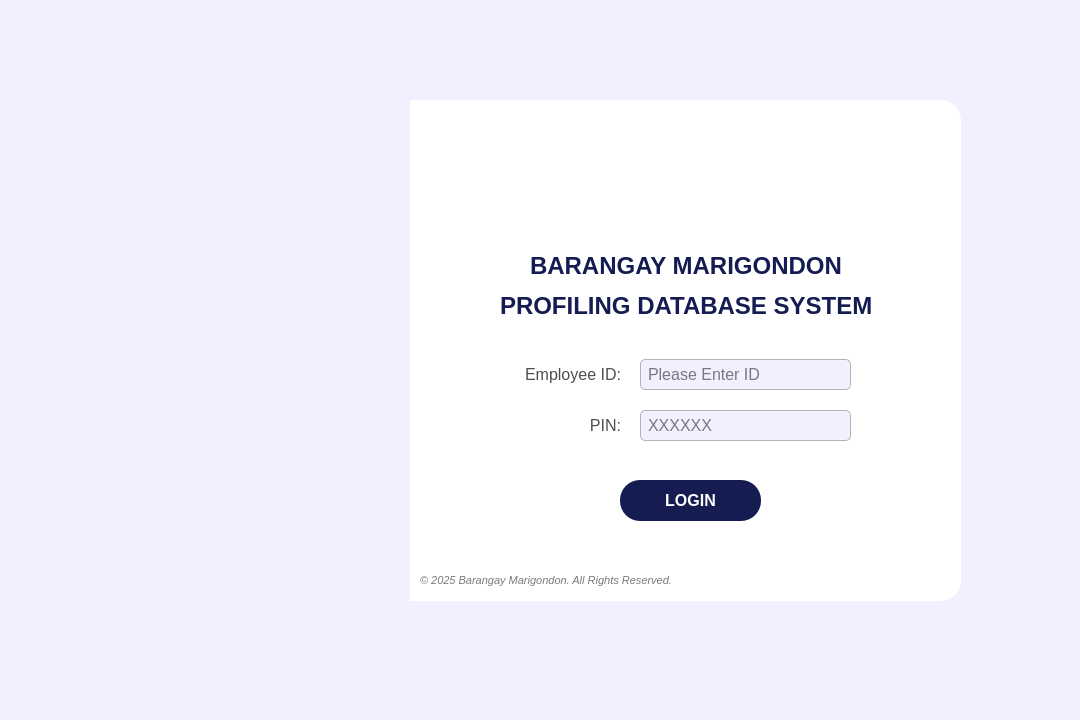
<?xml version="1.0" encoding="UTF-8"?>
<ui version="4.0">
 <class>Widget</class>
 <widget class="QWidget" name="Widget">
  <property name="geometry">
   <rect>
    <x>0</x>
    <y>0</y>
    <width>1080</width>
    <height>720</height>
   </rect>
  </property>
  <property name="sizePolicy">
   <sizepolicy hsizetype="Fixed" vsizetype="Fixed">
    <horstretch>0</horstretch>
    <verstretch>0</verstretch>
   </sizepolicy>
  </property>
  <property name="minimumSize">
   <size>
    <width>1080</width>
    <height>720</height>
   </size>
  </property>
  <property name="maximumSize">
   <size>
    <width>1080</width>
    <height>720</height>
   </size>
  </property>
  <property name="windowTitle">
   <string>Form</string>
  </property>
  <property name="autoFillBackground">
   <bool>false</bool>
  </property>
  <property name="styleSheet">
   <string notr="true">background-color: #f2efff;</string>
  </property>
  <widget class="QFrame" name="login_frameBase">
   <property name="geometry">
    <rect>
     <x>130</x>
     <y>100</y>
     <width>831</width>
     <height>501</height>
    </rect>
   </property>
   <property name="styleSheet">
    <string notr="true">#login_frameBase{
	background-color: #FFFFFF;
	border-radius: 20px;
	border: 2px solid #ffffff;
}
</string>
   </property>
   <property name="frameShape">
    <enum>QFrame::Shape::StyledPanel</enum>
   </property>
   <property name="frameShadow">
    <enum>QFrame::Shadow::Raised</enum>
   </property>
   <widget class="QFrame" name="login_frameBlue">
    <property name="geometry">
     <rect>
      <x>-1</x>
      <y>0</y>
      <width>281</width>
      <height>501</height>
     </rect>
    </property>
    <property name="styleSheet">
     <string notr="true">#login_frameBlue{
	background-color: #141c52;
	border: 2px solid #141c52;
	border-top-left-radius: 20px;  
    border-bottom-left-radius: 20px;
    border-top-right-radius: 0px; 
    border-bottom-right-radius: 0px;
}
</string>
    </property>
    <property name="frameShape">
     <enum>QFrame::Shape::StyledPanel</enum>
    </property>
    <property name="frameShadow">
     <enum>QFrame::Shadow::Raised</enum>
    </property>
    <widget class="QLabel" name="login_imagePattern">
     <property name="geometry">
      <rect>
       <x>0</x>
       <y>0</y>
       <width>291</width>
       <height>501</height>
      </rect>
     </property>
     <property name="styleSheet">
      <string notr="true"/>
     </property>
     <property name="text">
      <string/>
     </property>
     <property name="pixmap">
      <pixmap>../Assets/image_pattern.png</pixmap>
     </property>
     <property name="scaledContents">
      <bool>true</bool>
     </property>
    </widget>
   </widget>
   <widget class="QLabel" name="login_labelTitle2">
    <property name="geometry">
     <rect>
      <x>370</x>
      <y>190</y>
      <width>381</width>
      <height>31</height>
     </rect>
    </property>
    <property name="font">
     <font>
      <family>Arial</family>
      <pointsize>18</pointsize>
      <bold>true</bold>
     </font>
    </property>
    <property name="styleSheet">
     <string notr="true">background-color: transparent;
color: #141c52;</string>
    </property>
    <property name="text">
     <string>PROFILING DATABASE SYSTEM</string>
    </property>
   </widget>
   <widget class="QPushButton" name="login_buttonLogin">
    <property name="geometry">
     <rect>
      <x>490</x>
      <y>380</y>
      <width>141</width>
      <height>41</height>
     </rect>
    </property>
    <property name="font">
     <font>
      <family>Arial</family>
      <pointsize>12</pointsize>
      <bold>true</bold>
     </font>
    </property>
    <property name="cursor">
     <cursorShape>PointingHandCursor</cursorShape>
    </property>
    <property name="styleSheet">
     <string notr="true">#login_buttonLogin {
    background-color: #141c52;
    color: white;
    border-radius: 20px;
    padding: 10px; /* Optional: Adjusts spacing inside the button */
}
#login_buttonLogin:hover {
    background-color: #1a237e; /* Slightly lighter blue when hovered */
}
#login_buttonLogin:pressed {
    background-color: #0f1442; /* Darker blue when clicked */
}</string>
    </property>
    <property name="text">
     <string>LOGIN</string>
    </property>
   </widget>
   <widget class="QLineEdit" name="login_fieldEmp_id">
    <property name="geometry">
     <rect>
      <x>510</x>
      <y>259</y>
      <width>211</width>
      <height>31</height>
     </rect>
    </property>
    <property name="font">
     <font>
      <family>Arial</family>
      <pointsize>12</pointsize>
     </font>
    </property>
    <property name="styleSheet">
     <string notr="true">#login_fieldEmp_id{
	border: 1px solid #b3b3b3;  /* Black border */
    border-radius: 5px;        /* Rounded corners */
    padding: 5px;               /* Inner spacing */
    background-color: #f2efff;  /* Gray background */
    color: #000000; 
}

</string>
    </property>
    <property name="maxLength">
     <number>6</number>
    </property>
    <property name="placeholderText">
     <string>Please Enter ID</string>
    </property>
   </widget>
   <widget class="QLabel" name="login_labelPin">
    <property name="geometry">
     <rect>
      <x>380</x>
      <y>310</y>
      <width>111</width>
      <height>31</height>
     </rect>
    </property>
    <property name="font">
     <font>
      <family>Arial</family>
      <pointsize>12</pointsize>
     </font>
    </property>
    <property name="styleSheet">
     <string notr="true">#login_labelPin{
	background-color:transparent;
	color:#4f4f4f;
}</string>
    </property>
    <property name="text">
     <string>PIN:</string>
    </property>
    <property name="alignment">
     <set>Qt::AlignmentFlag::AlignRight|Qt::AlignmentFlag::AlignTrailing|Qt::AlignmentFlag::AlignVCenter</set>
    </property>
   </widget>
   <widget class="QLineEdit" name="login_fieldPin">
    <property name="geometry">
     <rect>
      <x>510</x>
      <y>310</y>
      <width>211</width>
      <height>31</height>
     </rect>
    </property>
    <property name="font">
     <font>
      <family>Arial</family>
      <pointsize>12</pointsize>
     </font>
    </property>
    <property name="styleSheet">
     <string notr="true">#login_fieldPin{
    border: 1px solid #b3b3b3;  /* Black border */
    border-radius: 5px;        /* Rounded corners */
    padding: 5px;               /* Inner spacing */
    background-color: #f2efff;  /* Gray background */
    color: #000000; 
}
</string>
    </property>
    <property name="maxLength">
     <number>6</number>
    </property>
    <property name="echoMode">
     <enum>QLineEdit::EchoMode::Password</enum>
    </property>
    <property name="placeholderText">
     <string>XXXXXX</string>
    </property>
   </widget>
   <widget class="QLabel" name="login_labelTitle1">
    <property name="geometry">
     <rect>
      <x>400</x>
      <y>150</y>
      <width>311</width>
      <height>31</height>
     </rect>
    </property>
    <property name="font">
     <font>
      <family>Arial</family>
      <pointsize>18</pointsize>
      <bold>true</bold>
     </font>
    </property>
    <property name="styleSheet">
     <string notr="true">background-color: transparent;
color: #141c52;</string>
    </property>
    <property name="text">
     <string>BARANGAY MARIGONDON</string>
    </property>
   </widget>
   <widget class="QLabel" name="login_labelEmp_id">
    <property name="geometry">
     <rect>
      <x>380</x>
      <y>259</y>
      <width>111</width>
      <height>31</height>
     </rect>
    </property>
    <property name="font">
     <font>
      <family>Arial</family>
      <pointsize>12</pointsize>
     </font>
    </property>
    <property name="styleSheet">
     <string notr="true">#login_labelEmp_id{
	background-color:transparent;
	color:#4f4f4f;
}</string>
    </property>
    <property name="text">
     <string>Employee ID:</string>
    </property>
    <property name="alignment">
     <set>Qt::AlignmentFlag::AlignRight|Qt::AlignmentFlag::AlignTrailing|Qt::AlignmentFlag::AlignVCenter</set>
    </property>
   </widget>
   <widget class="QLabel" name="login_imageLogo">
    <property name="geometry">
     <rect>
      <x>510</x>
      <y>30</y>
      <width>101</width>
      <height>101</height>
     </rect>
    </property>
    <property name="font">
     <font>
      <family>Arial</family>
      <pointsize>18</pointsize>
      <bold>true</bold>
     </font>
    </property>
    <property name="styleSheet">
     <string notr="true">#login_imageLogo{	
	background-color: transparent;
	color: #ffffff;
}
</string>
    </property>
    <property name="text">
     <string/>
    </property>
    <property name="pixmap">
     <pixmap>../Assets/logo_brgy.png</pixmap>
    </property>
    <property name="scaledContents">
     <bool>true</bool>
    </property>
   </widget>
   <widget class="QLabel" name="login_labelRights">
    <property name="geometry">
     <rect>
      <x>290</x>
      <y>470</y>
      <width>301</width>
      <height>20</height>
     </rect>
    </property>
    <property name="font">
     <font>
      <family>Arial</family>
      <pointsize>8</pointsize>
      <italic>true</italic>
     </font>
    </property>
    <property name="styleSheet">
     <string notr="true">#login_labelRights{
	background-color: transparent;
	border-color: transparent;
	color: #7a7a7a;
}

</string>
    </property>
    <property name="text">
     <string>© 2025 Barangay Marigondon. All Rights Reserved.</string>
    </property>
    <property name="alignment">
     <set>Qt::AlignmentFlag::AlignLeading|Qt::AlignmentFlag::AlignLeft|Qt::AlignmentFlag::AlignVCenter</set>
    </property>
   </widget>
   <zorder>login_labelTitle2</zorder>
   <zorder>login_buttonLogin</zorder>
   <zorder>login_fieldEmp_id</zorder>
   <zorder>login_labelPin</zorder>
   <zorder>login_fieldPin</zorder>
   <zorder>login_labelTitle1</zorder>
   <zorder>login_labelEmp_id</zorder>
   <zorder>login_imageLogo</zorder>
   <zorder>login_labelRights</zorder>
   <zorder>login_frameBlue</zorder>
  </widget>
 </widget>
 <resources/>
 <connections/>
</ui>
